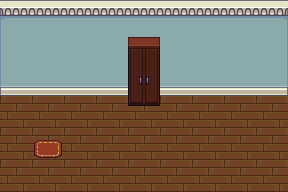

A 2D game scene composited from a Tiled map and its tileset images. What follows is a short description and the map's XML, with every tile layer's data as written:
An orthogonal 9x6 tile map with 32x32 px tiles, 3 tile layers (patrones test, capa 2, Capa de patrones 3), 4 tilesets and 14 objects.

<map version="1.0" orientation="orthogonal" width="9" height="6" tilewidth="32" tileheight="32">
 <tileset firstgid="1" name="inside" tilewidth="32" tileheight="32">
  <image source="../maps/tilesets/LPC Base Assets/tiles/inside.png" width="320" height="320" />
 </tileset>
 <tileset firstgid="101" name="kitchen" tilewidth="32" tileheight="32">
  <image source="../maps/tilesets/LPC Base Assets/tiles/kitchen.png" width="64" height="128" />
 </tileset>
 <tileset firstgid="109" name="country" tilewidth="32" tileheight="32">
  <image source="../maps/tilesets/LPC Base Assets/tiles/country.png" width="160" height="128" />
 </tileset>
 <tileset firstgid="129" name="cabinets" tilewidth="32" tileheight="32">
  <image source="../maps/tilesets/LPC Base Assets/tiles/cabinets.png" width="192" height="416" />
 </tileset>
 <layer name="patrones test" width="9" height="6">
  <data>
   <tile gid="1" />
   <tile gid="2" />
   <tile gid="2" />
   <tile gid="2" />
   <tile gid="2" />
   <tile gid="2" />
   <tile gid="2" />
   <tile gid="2" />
   <tile gid="3" />
   <tile gid="11" />
   <tile gid="12" />
   <tile gid="12" />
   <tile gid="12" />
   <tile gid="12" />
   <tile gid="12" />
   <tile gid="12" />
   <tile gid="12" />
   <tile gid="13" />
   <tile gid="21" />
   <tile gid="22" />
   <tile gid="22" />
   <tile gid="22" />
   <tile gid="22" />
   <tile gid="22" />
   <tile gid="22" />
   <tile gid="22" />
   <tile gid="23" />
   <tile gid="41" />
   <tile gid="41" />
   <tile gid="41" />
   <tile gid="41" />
   <tile gid="41" />
   <tile gid="41" />
   <tile gid="41" />
   <tile gid="41" />
   <tile gid="41" />
   <tile gid="41" />
   <tile gid="41" />
   <tile gid="41" />
   <tile gid="41" />
   <tile gid="41" />
   <tile gid="41" />
   <tile gid="41" />
   <tile gid="41" />
   <tile gid="41" />
   <tile gid="41" />
   <tile gid="41" />
   <tile gid="41" />
   <tile gid="41" />
   <tile gid="41" />
   <tile gid="41" />
   <tile gid="41" />
   <tile gid="41" />
   <tile gid="41" />
  </data>
 </layer>
 <layer name="capa 2" width="9" height="6">
  <data>
   <tile gid="0" />
   <tile gid="0" />
   <tile gid="0" />
   <tile gid="0" />
   <tile gid="0" />
   <tile gid="0" />
   <tile gid="0" />
   <tile gid="0" />
   <tile gid="0" />
   <tile gid="0" />
   <tile gid="0" />
   <tile gid="0" />
   <tile gid="0" />
   <tile gid="0" />
   <tile gid="0" />
   <tile gid="0" />
   <tile gid="0" />
   <tile gid="0" />
   <tile gid="0" />
   <tile gid="0" />
   <tile gid="0" />
   <tile gid="0" />
   <tile gid="0" />
   <tile gid="0" />
   <tile gid="0" />
   <tile gid="0" />
   <tile gid="0" />
   <tile gid="0" />
   <tile gid="0" />
   <tile gid="0" />
   <tile gid="0" />
   <tile gid="0" />
   <tile gid="0" />
   <tile gid="0" />
   <tile gid="0" />
   <tile gid="0" />
   <tile gid="0" />
   <tile gid="133" />
   <tile gid="0" />
   <tile gid="0" />
   <tile gid="0" />
   <tile gid="0" />
   <tile gid="0" />
   <tile gid="0" />
   <tile gid="0" />
   <tile gid="0" />
   <tile gid="0" />
   <tile gid="0" />
   <tile gid="0" />
   <tile gid="0" />
   <tile gid="0" />
   <tile gid="0" />
   <tile gid="0" />
   <tile gid="0" />
  </data>
 </layer>
 <objectgroup name="objetos test" width="9" height="6">
  <object gid="101" x="32" y="32" />
  <object gid="103" x="32" y="64" />
  <object gid="105" x="32" y="96" />
  <object gid="107" x="32" y="128" />
  <object gid="106" x="64" y="96" />
  <object gid="112" x="192" y="96" />
  <object gid="117" x="192" y="128" />
  <object gid="112" x="224" y="96" />
  <object gid="117" x="224" y="128" />
  <object gid="112" x="160" y="96" />
  <object gid="117" x="160" y="128" />
  <object gid="144" x="96" y="128" />
  <object gid="138" x="96" y="96" />
  <object gid="132" x="96" y="64" />
 </objectgroup>
 <layer name="Capa de patrones 3" width="9" height="6">
  <data>
   <tile gid="0" />
   <tile gid="0" />
   <tile gid="0" />
   <tile gid="0" />
   <tile gid="0" />
   <tile gid="0" />
   <tile gid="0" />
   <tile gid="0" />
   <tile gid="0" />
   <tile gid="0" />
   <tile gid="0" />
   <tile gid="0" />
   <tile gid="0" />
   <tile gid="151" />
   <tile gid="0" />
   <tile gid="0" />
   <tile gid="0" />
   <tile gid="0" />
   <tile gid="0" />
   <tile gid="0" />
   <tile gid="0" />
   <tile gid="0" />
   <tile gid="157" />
   <tile gid="0" />
   <tile gid="0" />
   <tile gid="0" />
   <tile gid="0" />
   <tile gid="0" />
   <tile gid="0" />
   <tile gid="0" />
   <tile gid="0" />
   <tile gid="163" />
   <tile gid="0" />
   <tile gid="0" />
   <tile gid="0" />
   <tile gid="0" />
   <tile gid="0" />
   <tile gid="0" />
   <tile gid="0" />
   <tile gid="0" />
   <tile gid="0" />
   <tile gid="0" />
   <tile gid="0" />
   <tile gid="0" />
   <tile gid="0" />
   <tile gid="0" />
   <tile gid="0" />
   <tile gid="0" />
   <tile gid="0" />
   <tile gid="0" />
   <tile gid="0" />
   <tile gid="0" />
   <tile gid="0" />
   <tile gid="0" />
  </data>
 </layer>
</map>
